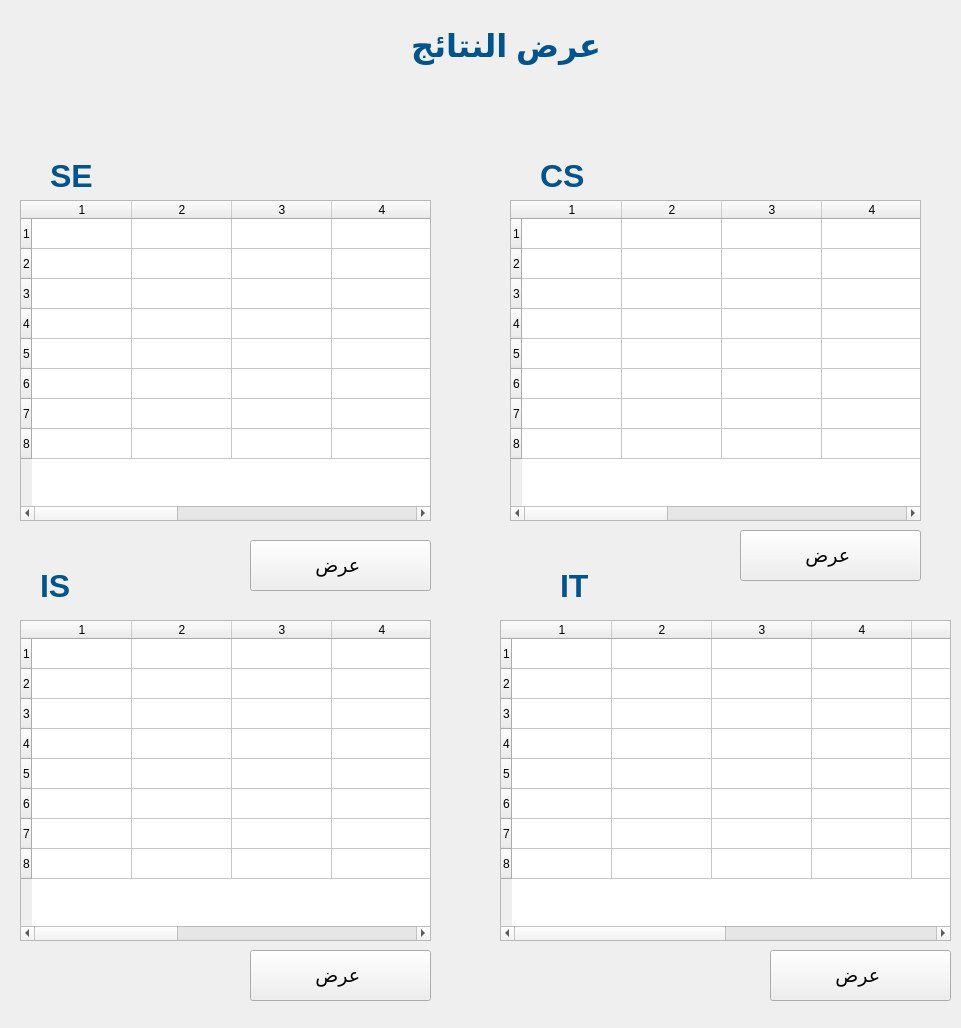
<?xml version="1.0" encoding="UTF-8"?>
<ui version="4.0">
 <class>Form_9</class>
 <widget class="QWidget" name="Form_9">
  <property name="geometry">
   <rect>
    <x>0</x>
    <y>0</y>
    <width>961</width>
    <height>1028</height>
   </rect>
  </property>
  <property name="windowTitle">
   <string>Form</string>
  </property>
  <widget class="QLabel" name="label_1">
   <property name="geometry">
    <rect>
     <x>-250</x>
     <y>0</y>
     <width>851</width>
     <height>91</height>
    </rect>
   </property>
   <property name="font">
    <font>
     <pointsize>24</pointsize>
     <weight>75</weight>
     <bold>true</bold>
    </font>
   </property>
   <property name="styleSheet">
    <string notr="true">Color: rgba(0, 83, 139, 1)
</string>
   </property>
   <property name="text">
    <string>عرض النتائج</string>
   </property>
  </widget>
  <widget class="QLabel" name="label_2">
   <property name="geometry">
    <rect>
     <x>540</x>
     <y>130</y>
     <width>301</width>
     <height>91</height>
    </rect>
   </property>
   <property name="font">
    <font>
     <pointsize>24</pointsize>
     <weight>75</weight>
     <bold>true</bold>
    </font>
   </property>
   <property name="styleSheet">
    <string notr="true">Color: rgba(0, 83, 139, 1)
</string>
   </property>
   <property name="text">
    <string>CS</string>
   </property>
  </widget>
  <widget class="QLabel" name="label_3">
   <property name="geometry">
    <rect>
     <x>50</x>
     <y>130</y>
     <width>301</width>
     <height>91</height>
    </rect>
   </property>
   <property name="font">
    <font>
     <pointsize>24</pointsize>
     <weight>75</weight>
     <bold>true</bold>
    </font>
   </property>
   <property name="styleSheet">
    <string notr="true">Color: rgba(0, 83, 139, 1)
</string>
   </property>
   <property name="text">
    <string>SE</string>
   </property>
  </widget>
  <widget class="QLabel" name="label_4">
   <property name="geometry">
    <rect>
     <x>560</x>
     <y>540</y>
     <width>301</width>
     <height>91</height>
    </rect>
   </property>
   <property name="font">
    <font>
     <pointsize>24</pointsize>
     <weight>75</weight>
     <bold>true</bold>
    </font>
   </property>
   <property name="styleSheet">
    <string notr="true">Color: rgba(0, 83, 139, 1)
</string>
   </property>
   <property name="text">
    <string>IT</string>
   </property>
  </widget>
  <widget class="QLabel" name="label_5">
   <property name="geometry">
    <rect>
     <x>40</x>
     <y>540</y>
     <width>301</width>
     <height>91</height>
    </rect>
   </property>
   <property name="font">
    <font>
     <pointsize>24</pointsize>
     <weight>75</weight>
     <bold>true</bold>
    </font>
   </property>
   <property name="styleSheet">
    <string notr="true">Color: rgba(0, 83, 139, 1)
</string>
   </property>
   <property name="text">
    <string>IS</string>
   </property>
  </widget>
  <widget class="QTableWidget" name="tableWidget">
   <property name="geometry">
    <rect>
     <x>510</x>
     <y>200</y>
     <width>411</width>
     <height>321</height>
    </rect>
   </property>
   <property name="rowCount">
    <number>8</number>
   </property>
   <property name="columnCount">
    <number>8</number>
   </property>
   <row/>
   <row/>
   <row/>
   <row/>
   <row/>
   <row/>
   <row/>
   <row/>
   <column/>
   <column/>
   <column/>
   <column/>
   <column/>
   <column/>
   <column/>
   <column/>
  </widget>
  <widget class="QTableWidget" name="tableWidget_2">
   <property name="geometry">
    <rect>
     <x>20</x>
     <y>200</y>
     <width>411</width>
     <height>321</height>
    </rect>
   </property>
   <property name="rowCount">
    <number>8</number>
   </property>
   <property name="columnCount">
    <number>8</number>
   </property>
   <row/>
   <row/>
   <row/>
   <row/>
   <row/>
   <row/>
   <row/>
   <row/>
   <column/>
   <column/>
   <column/>
   <column/>
   <column/>
   <column/>
   <column/>
   <column/>
  </widget>
  <widget class="QTableWidget" name="tableWidget_3">
   <property name="geometry">
    <rect>
     <x>500</x>
     <y>620</y>
     <width>451</width>
     <height>321</height>
    </rect>
   </property>
   <property name="rowCount">
    <number>8</number>
   </property>
   <property name="columnCount">
    <number>8</number>
   </property>
   <row/>
   <row/>
   <row/>
   <row/>
   <row/>
   <row/>
   <row/>
   <row/>
   <column/>
   <column/>
   <column/>
   <column/>
   <column/>
   <column/>
   <column/>
   <column/>
  </widget>
  <widget class="QTableWidget" name="tableWidget_4">
   <property name="geometry">
    <rect>
     <x>20</x>
     <y>620</y>
     <width>411</width>
     <height>321</height>
    </rect>
   </property>
   <property name="rowCount">
    <number>8</number>
   </property>
   <property name="columnCount">
    <number>8</number>
   </property>
   <row/>
   <row/>
   <row/>
   <row/>
   <row/>
   <row/>
   <row/>
   <row/>
   <column/>
   <column/>
   <column/>
   <column/>
   <column/>
   <column/>
   <column/>
   <column/>
  </widget>
  <widget class="QPushButton" name="pushButton_27">
   <property name="geometry">
    <rect>
     <x>740</x>
     <y>530</y>
     <width>181</width>
     <height>51</height>
    </rect>
   </property>
   <property name="font">
    <font>
     <pointsize>14</pointsize>
    </font>
   </property>
   <property name="text">
    <string>عرض </string>
   </property>
  </widget>
  <widget class="QPushButton" name="pushButton_28">
   <property name="geometry">
    <rect>
     <x>250</x>
     <y>540</y>
     <width>181</width>
     <height>51</height>
    </rect>
   </property>
   <property name="font">
    <font>
     <pointsize>14</pointsize>
    </font>
   </property>
   <property name="text">
    <string>عرض </string>
   </property>
  </widget>
  <widget class="QPushButton" name="pushButton_30">
   <property name="geometry">
    <rect>
     <x>250</x>
     <y>950</y>
     <width>181</width>
     <height>51</height>
    </rect>
   </property>
   <property name="font">
    <font>
     <pointsize>14</pointsize>
    </font>
   </property>
   <property name="text">
    <string>عرض </string>
   </property>
  </widget>
  <widget class="QPushButton" name="pushButton_29">
   <property name="geometry">
    <rect>
     <x>770</x>
     <y>950</y>
     <width>181</width>
     <height>51</height>
    </rect>
   </property>
   <property name="font">
    <font>
     <pointsize>14</pointsize>
    </font>
   </property>
   <property name="text">
    <string>عرض </string>
   </property>
  </widget>
 </widget>
 <resources/>
 <connections/>
</ui>
